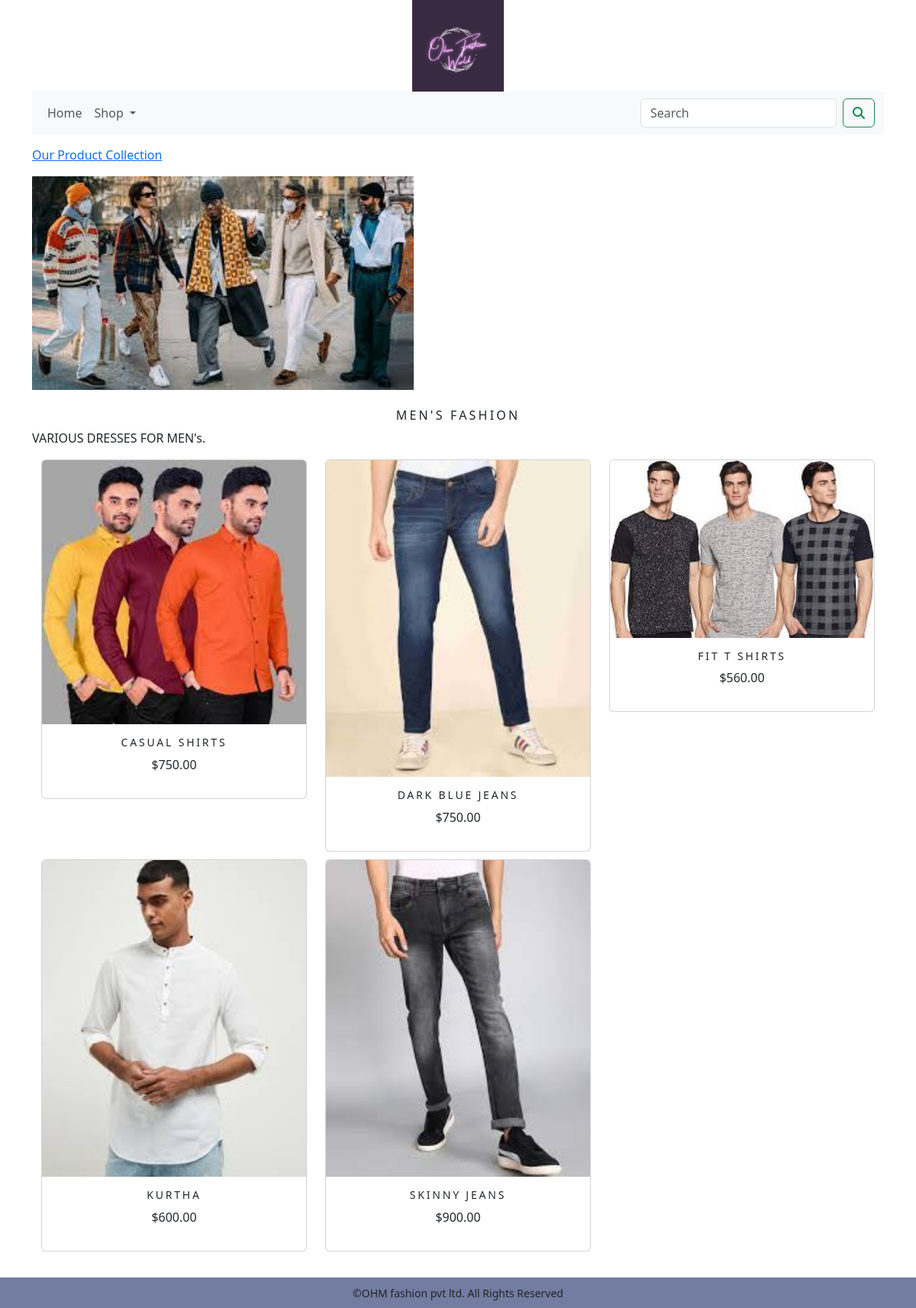
/shop/mens-fashion/, run on the app's committed database.
### shopapp/models.py (models this page shows, shortened)
class Category(models.Model):
    name=models.CharField(max_length=250,unique=True)
    slug=models.SlugField(max_length=250,unique=True)
    description=models.TextField(blank=True)
    image=models.ImageField(upload_to='category',blank=True)
    class Meta:
        ordering = ('name',)
        verbose_name='category'
        verbose_name_plural = 'categories'
    def get_url(self):
        return reverse('shopapp:products_by_category',args=[self.slug])

class Product(models.Model):
    name=models.CharField(max_length=250,unique=True)
    slug=models.SlugField(max_length=250,unique=True)
    description=models.TextField(blank=True)
    price=models.DecimalField(max_digits=10,decimal_places=2)
    category=models.ForeignKey(Category,on_delete=models.CASCADE)
    image=models.ImageField(upload_to='product',blank=True)
    stock=models.IntegerField()
    available=models.BooleanField(default=True)
    created=models.DateTimeField(auto_now_add=True)
    updated=models.DateTimeField(auto_now=True)
    def get_url(self):
        return reverse('shopapp:prodcatdetail',args=[self.category.slug,self.slug])
    class Meta:
        ordering=('name',)
        verbose_name='product'
        verbose_name_plural='products'

### shopapp/views.py (the view)
# urls.py: path('',views.allProdCat,name='allProdCat'),
def allProdCat(request,c_slug=None):
    c_page =None
    products_list=None
    if c_slug != None:
        c_page=get_object_or_404(Category,slug=c_slug)
        products_list=Product.objects.all().filter(category=c_page,available=True)
    else:
        products_list=Product.objects.all().filter(available=True)
    paginator=Paginator(products_list,6)
    try:
        page=int(request.GET.get('page','1'))
    except:
        page=1
    try:
        products=paginator.page(page)
    except   (EmptyPage,InvalidPage):
        products=paginator .page(paginator.num_pages)
    return render(request,"category.html",{'category':c_page,'products':products})

### cart_app/context_processors.py (called while the page is built)
def counter(request):
    item_count=0
    if 'admin' in request.path:
        return {}
    else:
        try:
            cart=Cart.objects.filter(cart_id=_cart_id(request))
            cart_items=CartItem.objects.all().filter(cart=cart[:1])
            for cart_item in cart_items:
                item_count +=cart_item.quantity
        except Cart.DoesNotExist:
            item_count = 0
    return dict(item_count=item_count)

### cart_app/views.py (called while the page is built)
def _cart_id(request):
    cart=request.session.session_key
    if not cart:
        cart = request.session.create()
    return cart

### shopapp/context_processors.py (called while the page is built)
def menu_links(request):
    links = Category.objects.all()
    return dict(links=links)

### templates/category.html (shortened to what this page needs)
{% extends 'base.html' %}
{% load static %}
{% block content %}
    {% if category %}
    <div>
        <div class="row my_row_class">
            <div class="mx-auto">
        <p> <a href="{% url 'shopapp:allProdCat' %}">Our Product Collection</a></p>
        </div>
            </div>
    </div>
    {% endif %}
<div class="mx_auto">
    {% if category %}
    <img class="my_image" src="{{category.image.url}}" alt="{{category.name}}" width="500px">
</div>
<br>
<div>
    <h1 class="text-center  my_title">{{category.name}}</h1>
    <p class="text-justify">{{category.description}}</p>
</div>
    {% endif %}
<div class="container">
    <div class="row mx_auto">
        {% for product in products.object_list %}
        <div class="my_bottom_margin col-9 col-sm-12 col-md-4  xol-lg-4">
            <div class="card text-center" style="min-width:18rem;">
              <a href="{{product.get_url}}"> <img class="card-img-top my_image"  src="{{ product.image.url }}" alt="{{product.name}}"></a>
             <div class="card-body">
                 <h4>{{product.name}}</h4>
                 <p>${{product.price}}</p>
             </div>
            </div>
        </div>
        {% endfor %}
    </div>
    <br>
</div>
{% endblock %}

### static/css/custom.css (style rules this page uses)
body { font-family: 'Josefin Sans', sans-serif; }
.my_row_class { padding-top :15px }
.my_image { width:100; height: auto; }
.my_title { font-size:16px; text-transform:uppercase; letter-spacing:.2em; }
.my_bottom_margin { margin-bottom:10px; }
.card-body h4 { font-size:14px; text-transform:uppercase; letter-spacing:.2em; }

### data on the page
Category: image (picture), name "MEN'S FASHION", description "VARIOUS DRESSES FOR MEN's."
Product: image (picture), name "CASUAL SHIRTS", price "750.00"
Product: image (picture), name "DARK BLUE JEANS", price "750.00"
Product: image (picture), name "FIT T SHIRTS", price "560.00"
Product: image (picture), name "KURTHA", price "600.00"
Product: image (picture), name "SKINNY JEANS", price "900.00"
